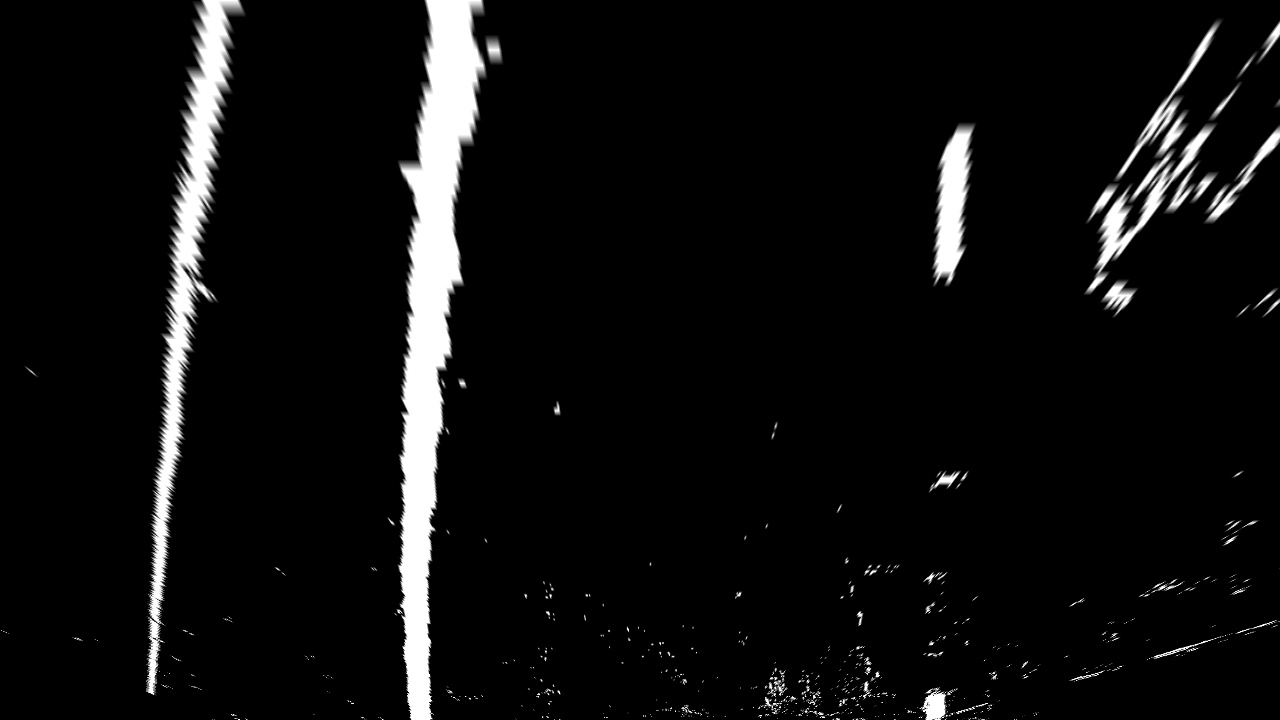
#> input picture test_images/tracked1.jpg, 1280 x 720 px
$ python -i image_gen.py   (imports and definitions only)   (older library calls are emulated)
#> lines starting #> are read from the running program, lines starting #| are printed output that depends on the picture
#> further down, picture is the input picture: shape (720, 1280, 3); min 0, max 255, mean 15.2
###########################################################################
# Gary Holness
# gary.holness@gmail.com
#
# Advanced Lanefinding Project
#
# For implementation of this project, I used both the code covered in the
# course as well as approaches discussed in the review video that was available
# through a link mentioned in the course as well.
#
# My pipeline consists of the following steps
#
#  1.  Compute gradient along x and y using sobel operator and admit pixels
#      whose x and y gradient are in specified thresholds
#
#  2.  Compute color threshold using Saturation (S) and value (V) from HLS and
#      HSV.  Admit pixels whose values are in specified thresholdsa
#
#  3.  Result of step 1 and 2 is a binary image identifying the lane lines
#
#  4.  Unwarp the image using camera calibration parameters that I created.
#      The unwarped image is used to localize the lane lines.
#
#  5.  Using histogram approach in vertical columns, localize the lane lines.
#      I use a simple convolution to do this.
#
#  6.  Run a tracker to find new location of lane lines. This approach uses
#      tracker class discussed in the overview video for this project.  The
#      tracker class examines a window around the lane line location for
#      left lane and right lane in order to save on computation.  This works
#      because position in an inhertial quantity (future value depends on
#      current value plus a delta).
#
#  7.  Visualize the windows used for tracking
#
#  8.  fit a polygon to describe the lane lines then sample from the polygon
#      in order to draw the lane lines.
#
#  9.  Use polygon samples for left and right lanes to color in the lane
#      in front of the car.
#
#  10. Computer radius of curvature
#
#  Note: Abstracted all of this, once working, into a function that can be
#        called on video frames.
###

import numpy as np
import cv2
import pickle
import glob
import matplotlib.pyplot as plt
from tracker import tracker

# read the save object points and image points
# [1 line not run here, left out]

# [1 line that did not run here, left out]
# [1 line that did not run here, left out]


def abs_sobel_thresh(img, orient='x', sobel_kernel=3, thresh=(0, 255)):
    # Calculate directional gradient
    # Apply threshold


    # Apply the following steps to img
    # 1) Convert to grayscale
    # 2) Take the derivative in x or y given orient = 'x' or 'y'
    # 3) Take the absolute value of the derivative or gradient
    # 4) Scale to 8-bit (0 - 255) then convert to type = np.uint8
    # 5) Create a mask of 1's where the scaled gradient magnitude
            # is > thresh_min and < thresh_max
    # 6) Return this mask as your binary_output image

#> called with orient = 'x', sobel_kernel = 3, thresh = (0, 255)
    gray = cv2.cvtColor(img, cv2.COLOR_RGB2GRAY)

    if orient== 'x':
      sobel = cv2.Sobel(gray, cv2.CV_64F, 1, 0)
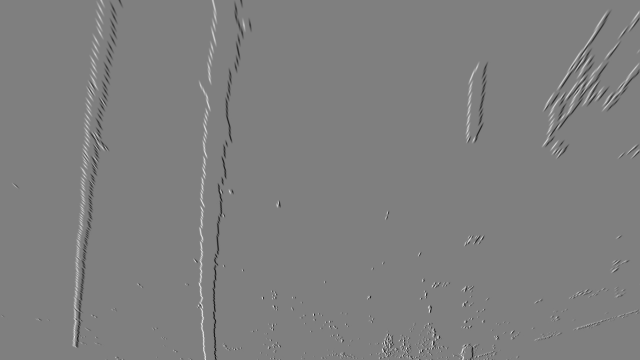
#> sobel: shape (720, 1280) float64 (shown at 1/2 size); min -1015, max 1019, mean 0.1; drawn with min black and max white
    else:
      sobel = cv2.Sobel(gray, cv2.CV_64F, 0, 1)

    abs_sobel = np.absolute(sobel)
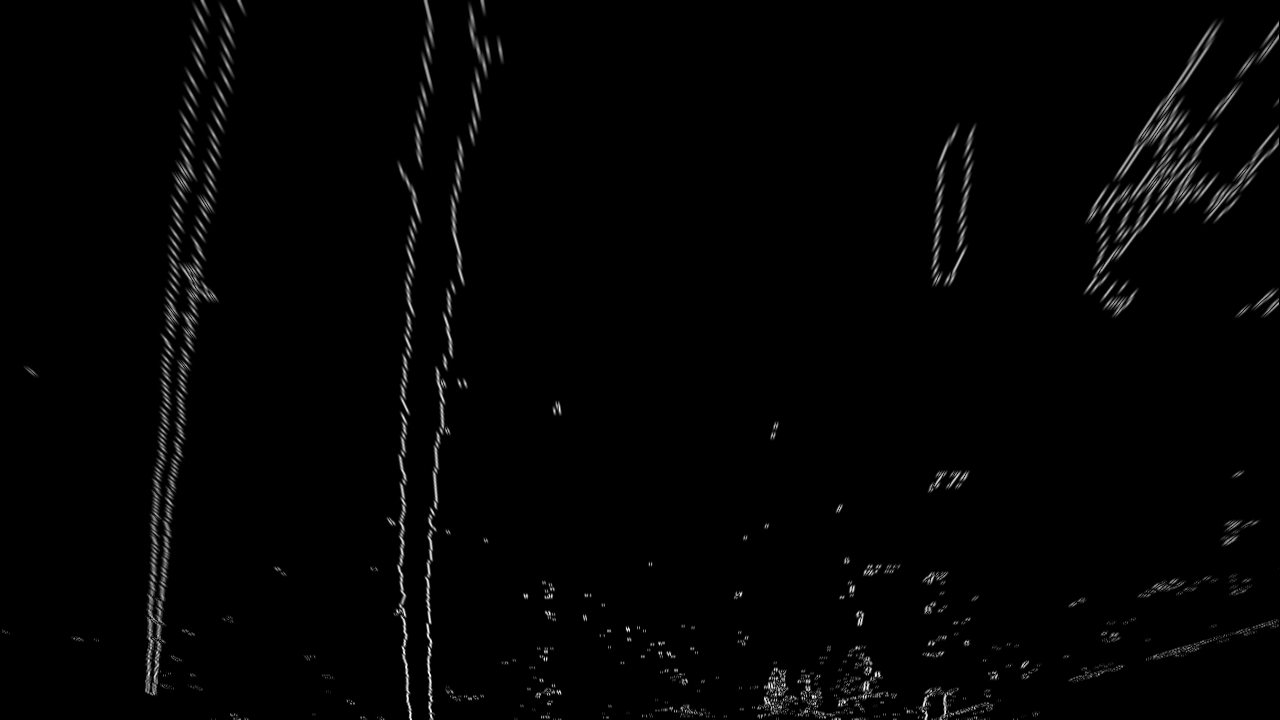
#> abs_sobel: shape (720, 1280) float64; min 0, max 1019, mean 14.3; drawn with min black and max white

    scaled_sobel = np.uint8(255*abs_sobel/np.max(abs_sobel))

    grad_binary = np.zeros_like(scaled_sobel)
    grad_binary[(scaled_sobel >= thresh[0]) & (scaled_sobel <= thresh[1])] = 1

    return grad_binary

# [86 lines left out: functions mag_thresh, dir_threshold, color_threshold, white_yellow_threshold, window_mask, not called in this run]


images = glob.glob('./test_images/test*.jpg')


#####
# Main routine for my lane finding pipeline
#
# Note:  I assume the pipleline is called with an RGB image
###
# [234 lines left out: function processing_pipeline, not called in this run]


GENERATE_VIDEO= True

#####
# Main processing loop loading images and calling
# the processing routine for lane finding
###
# [5 lines not run here, left out]


from moviepy.editor import VideoFileClip

video_inputs= ['./project_video.mp4'] #, './challenge_video.mp4', './harder_challenge_video.mp4']
video_outputs= ['./myvideo.mp4']      #, './myvideo_challenge.mp4', './myvideo_harder_challenge.mp4']

# [11 lines not run here, left out]

>>> import cv2
>>> picture = cv2.cvtColor(cv2.imread('test_images/tracked1.jpg'), cv2.COLOR_BGR2RGB)
>>> result = abs_sobel_thresh(picture)
#> result: shape (720, 1280); every value is 1

$ run again, on test_images/tracked2.jpg
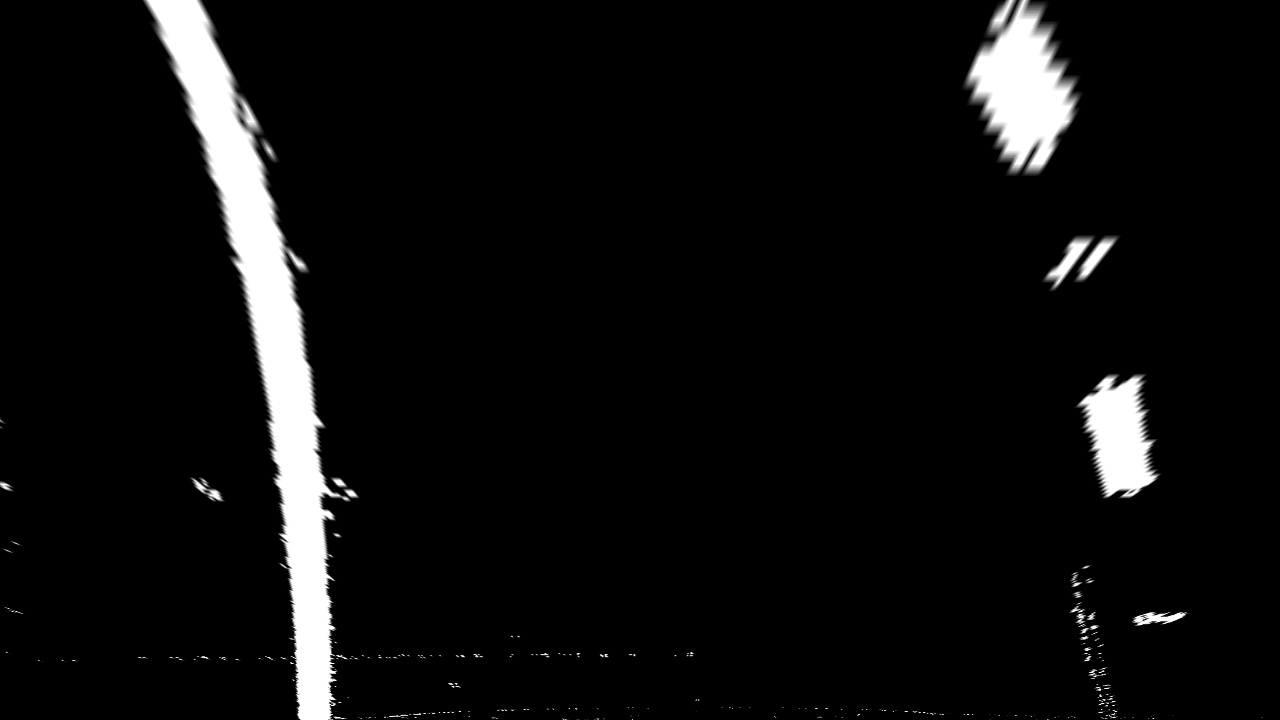
#> input picture test_images/tracked2.jpg, 1280 x 720 px
#> picture is the input picture: shape (720, 1280, 3); min 0, max 255, mean 14.6
#> in abs_sobel_thresh, `sobel = cv2.Sobel(gray, cv2.CV_64F, 1, 0)`:
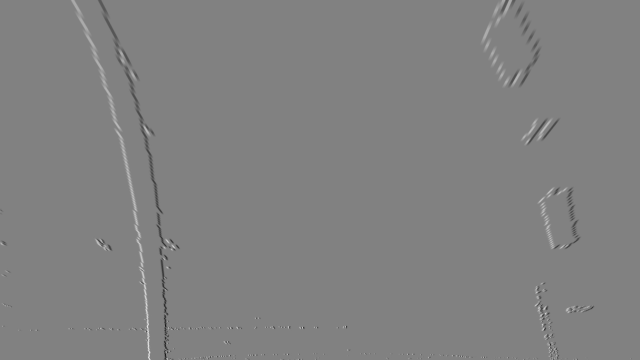
#> sobel: shape (720, 1280) float64 (shown at 1/2 size); min -976, max 949, mean 0; drawn with min black and max white
#> in abs_sobel_thresh, `abs_sobel = np.absolute(sobel)`:
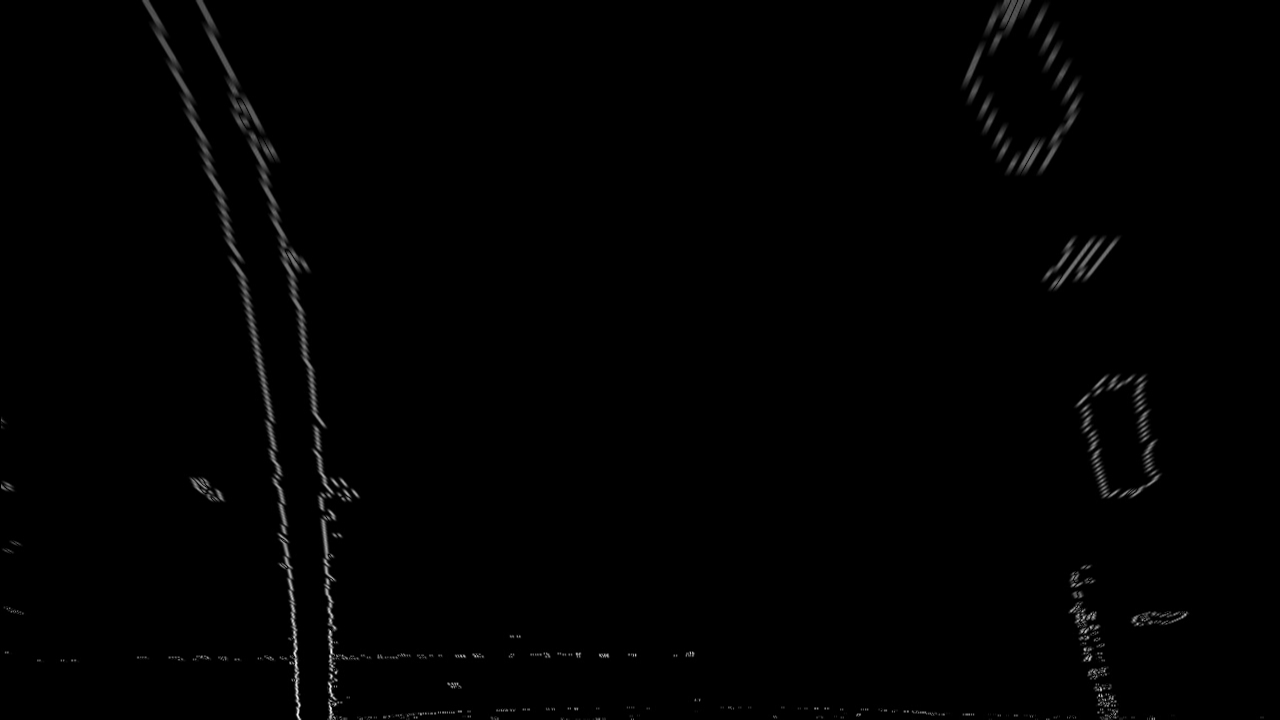
#> abs_sobel: shape (720, 1280) float64; min 0, max 976, mean 6.8; drawn with min black and max white
#> result: shape (720, 1280); every value is 1

$ run again, on test_images/tracked3.jpg
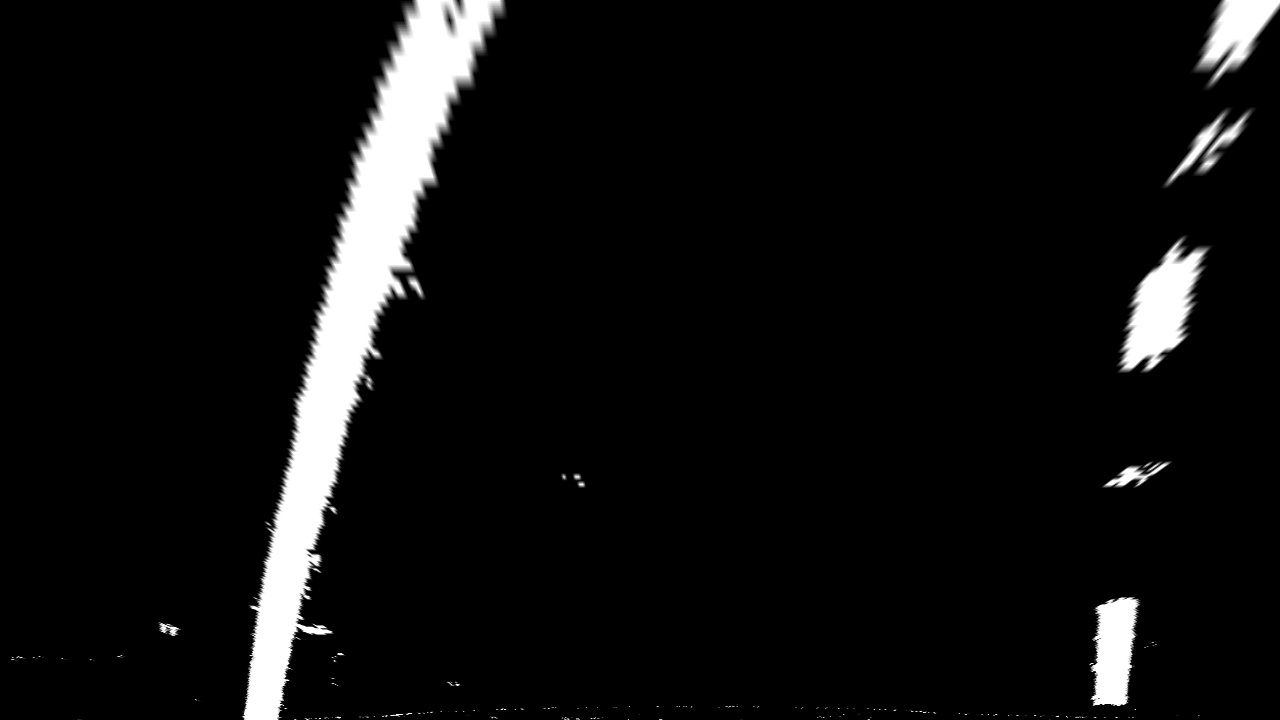
#> input picture test_images/tracked3.jpg, 1280 x 720 px
#> picture is the input picture: shape (720, 1280, 3); min 0, max 255, mean 16
#> in abs_sobel_thresh, `sobel = cv2.Sobel(gray, cv2.CV_64F, 1, 0)`:
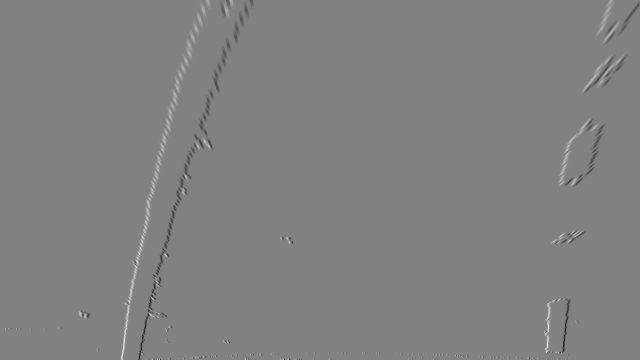
#> sobel: shape (720, 1280) float64 (shown at 1/2 size); min -943, max 914, mean 0; drawn with min black and max white
#> in abs_sobel_thresh, `abs_sobel = np.absolute(sobel)`:
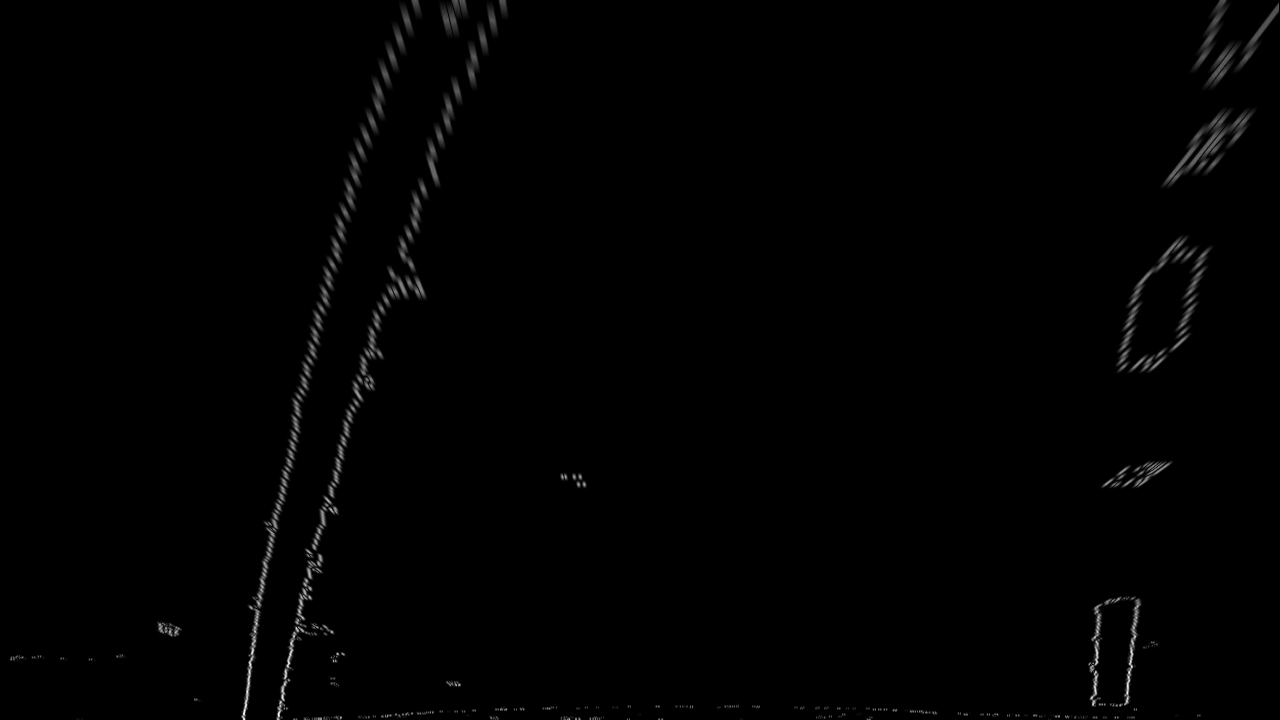
#> abs_sobel: shape (720, 1280) float64; min 0, max 943, mean 6.4; drawn with min black and max white
#> result: shape (720, 1280); every value is 1
